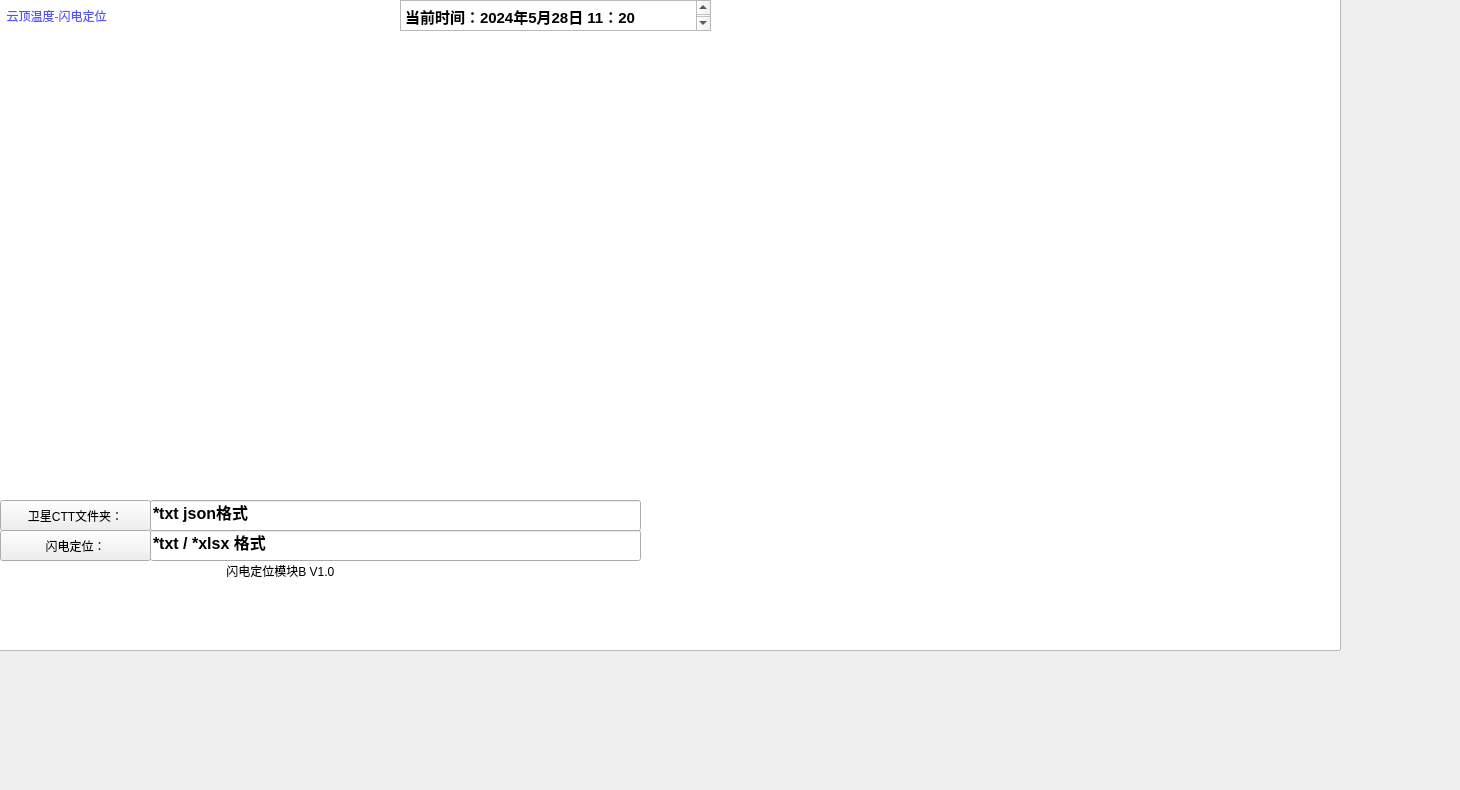
   <widget class="QWidget" name="tab_5">
    <attribute name="title">
     <string>卫星-闪电定位</string>
    </attribute>
    <widget class="QTableView" name="tableView_17">
     <property name="geometry">
      <rect>
       <x>-110</x>
       <y>-130</y>
       <width>1451</width>
       <height>781</height>
      </rect>
     </property>
     <property name="styleSheet">
      <string notr="true">background-image: url(:/jpg/雷电.jpg);</string>
     </property>
    </widget>
    <widget class="QLabel" name="label_sat">
     <property name="geometry">
      <rect>
       <x>0</x>
       <y>0</y>
       <width>151</width>
       <height>31</height>
      </rect>
     </property>
     <property name="styleSheet">
      <string notr="true">color: rgb(85, 85, 255);
font: 700 12pt &quot;Microsoft YaHei UI&quot;;
background-color: rgb(255, 255, 255);
alternate-background-color: rgb(0, 255, 127);</string>
     </property>
     <property name="text">
      <string>  云顶温度-闪电定位</string>
     </property>
    </widget>
    <widget class="QTextEdit" name="textEditNowTime5">
     <property name="geometry">
      <rect>
       <x>400</x>
       <y>0</y>
       <width>311</width>
       <height>31</height>
      </rect>
     </property>
     <property name="styleSheet">
      <string notr="true">font: 11pt &quot;Microsoft YaHei UI&quot;;
alternate-background-color: rgb(170, 255, 127);
font: 700 11pt &quot;Microsoft YaHei UI&quot;;</string>
     </property>
     <property name="html">
      <string>&lt;!DOCTYPE HTML PUBLIC &quot;-//W3C//DTD HTML 4.0//EN&quot; &quot;http://www.w3.org/TR/REC-html40/strict.dtd&quot;&gt;
&lt;html&gt;&lt;head&gt;&lt;meta name=&quot;qrichtext&quot; content=&quot;1&quot; /&gt;&lt;meta charset=&quot;utf-8&quot; /&gt;&lt;style type=&quot;text/css&quot;&gt;
p, li { white-space: pre-wrap; }
hr { height: 1px; border-width: 0; }
li.unchecked::marker { content: &quot;\2610&quot;; }
li.checked::marker { content: &quot;\2612&quot;; }
&lt;/style&gt;&lt;/head&gt;&lt;body style=&quot; font-family:'Microsoft YaHei UI'; font-size:11pt; font-weight:700; font-style:normal;&quot;&gt;
&lt;p style=&quot; margin-top:0px; margin-bottom:0px; margin-left:0px; margin-right:0px; -qt-block-indent:0; text-indent:0px;&quot;&gt;当前时间：2024年5月28日 11：20&lt;/p&gt;&lt;/body&gt;&lt;/html&gt;</string>
     </property>
    </widget>
    <widget class="QLabel" name="labelV_26">
     <property name="geometry">
      <rect>
       <x>-40</x>
       <y>560</y>
       <width>781</width>
       <height>21</height>
      </rect>
     </property>
     <property name="styleSheet">
      <string notr="true">color: rgb(0, 0, 0);
font: 10pt &quot;Microsoft YaHei UI&quot;;</string>
     </property>
     <property name="text">
      <string>                                                                                闪电定位模块B V1.0</string>
     </property>
    </widget>
    <widget class="QLabel" name="labelsatlight">
     <property name="geometry">
      <rect>
       <x>0</x>
       <y>30</y>
       <width>691</width>
       <height>461</height>
      </rect>
     </property>
     <property name="text">
      <string/>
     </property>
    </widget>
    <widget class="QPushButton" name="pushButtonsatsat">
     <property name="geometry">
      <rect>
       <x>0</x>
       <y>500</y>
       <width>151</width>
       <height>31</height>
      </rect>
     </property>
     <property name="styleSheet">
      <string notr="true">font: 700 12pt &quot;Microsoft YaHei UI&quot;;
color: rgb(0, 0, 0);</string>
     </property>
     <property name="text">
      <string>卫星CTT文件夹：</string>
     </property>
    </widget>
    <widget class="QPushButton" name="pushButtonsatsat2">
     <property name="geometry">
      <rect>
       <x>0</x>
       <y>530</y>
       <width>151</width>
       <height>31</height>
      </rect>
     </property>
     <property name="styleSheet">
      <string notr="true">font: 700 12pt &quot;Microsoft YaHei UI&quot;;
color: rgb(0, 0, 0);</string>
     </property>
     <property name="text">
      <string>闪电定位：</string>
     </property>
    </widget>
    <widget class="QLineEdit" name="Filedirectorysatfilesat2">
     <property name="geometry">
      <rect>
       <x>150</x>
       <y>530</y>
       <width>491</width>
       <height>31</height>
      </rect>
     </property>
     <property name="font">
      <font>
       <family>Microsoft YaHei UI</family>
       <pointsize>12</pointsize>
       <italic>false</italic>
       <bold>true</bold>
      </font>
     </property>
     <property name="styleSheet">
      <string notr="true">color: rgb(0, 0, 0);
font: 700 12pt &quot;Microsoft YaHei UI&quot;;</string>
     </property>
     <property name="text">
      <string>*txt / *xlsx 格式</string>
     </property>
    </widget>
    <widget class="QLineEdit" name="Filedirectorysatfilesat1">
     <property name="geometry">
      <rect>
       <x>150</x>
       <y>500</y>
       <width>491</width>
       <height>31</height>
      </rect>
     </property>
     <property name="font">
      <font>
       <family>Microsoft YaHei UI</family>
       <pointsize>12</pointsize>
       <italic>false</italic>
       <bold>true</bold>
      </font>
     </property>
     <property name="styleSheet">
      <string notr="true">color: rgb(0, 0, 0);
font: 700 12pt &quot;Microsoft YaHei UI&quot;;</string>
     </property>
     <property name="text">
      <string>*txt json格式</string>
     </property>
    </widget>
   </widget>
